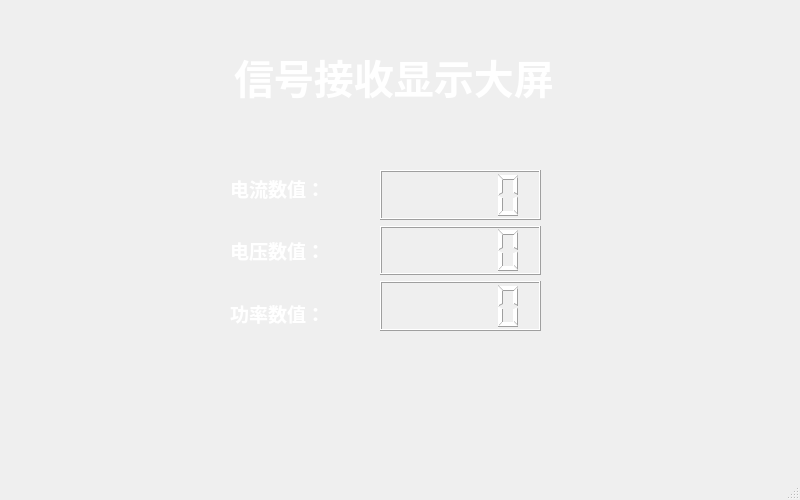
<?xml version="1.0" encoding="UTF-8"?>
<ui version="4.0">
 <class>MainWindow</class>
 <widget class="QMainWindow" name="MainWindow">
  <property name="geometry">
   <rect>
    <x>0</x>
    <y>0</y>
    <width>800</width>
    <height>500</height>
   </rect>
  </property>
  <property name="windowTitle">
   <string>MainWindow</string>
  </property>
  <widget class="QWidget" name="centralwidget">
   <widget class="QWidget" name="layoutWidget">
    <property name="geometry">
     <rect>
      <x>80</x>
      <y>50</y>
      <width>628</width>
      <height>52</height>
     </rect>
    </property>
    <layout class="QHBoxLayout" name="horizontalLayout_2">
     <item>
      <spacer name="horizontalSpacer">
       <property name="orientation">
        <enum>Qt::Horizontal</enum>
       </property>
       <property name="sizeHint" stdset="0">
        <size>
         <width>40</width>
         <height>20</height>
        </size>
       </property>
      </spacer>
     </item>
     <item>
      <widget class="QLabel" name="label">
       <property name="enabled">
        <bool>true</bool>
       </property>
       <property name="font">
        <font>
         <pointsize>30</pointsize>
         <weight>75</weight>
         <bold>true</bold>
        </font>
       </property>
       <property name="mouseTracking">
        <bool>false</bool>
       </property>
       <property name="styleSheet">
        <string notr="true">QLabel{color:rgb(255, 255, 255);}</string>
       </property>
       <property name="text">
        <string>信号接收显示大屏</string>
       </property>
      </widget>
     </item>
     <item>
      <spacer name="horizontalSpacer_2">
       <property name="orientation">
        <enum>Qt::Horizontal</enum>
       </property>
       <property name="sizeHint" stdset="0">
        <size>
         <width>40</width>
         <height>20</height>
        </size>
       </property>
      </spacer>
     </item>
    </layout>
   </widget>
   <widget class="QWidget" name="layoutWidget">
    <property name="geometry">
     <rect>
      <x>380</x>
      <y>170</y>
      <width>161</width>
      <height>161</height>
     </rect>
    </property>
    <layout class="QVBoxLayout" name="verticalLayout">
     <item>
      <widget class="QLCDNumber" name="lcdNumber">
       <property name="styleSheet">
        <string notr="true">QLCDNumber{
 color: rgb(255, 255, 255); 

}</string>
       </property>
       <property name="segmentStyle">
        <enum>QLCDNumber::Filled</enum>
       </property>
      </widget>
     </item>
     <item>
      <widget class="QLCDNumber" name="lcdNumber_2">
       <property name="styleSheet">
        <string notr="true">QLCDNumber{
 color: rgb(255, 255, 255); 

}</string>
       </property>
       <property name="segmentStyle">
        <enum>QLCDNumber::Filled</enum>
       </property>
      </widget>
     </item>
     <item>
      <widget class="QLCDNumber" name="lcdNumber_3">
       <property name="styleSheet">
        <string notr="true">QLCDNumber{
 color: rgb(255, 255, 255); 

}</string>
       </property>
       <property name="segmentStyle">
        <enum>QLCDNumber::Filled</enum>
       </property>
      </widget>
     </item>
    </layout>
   </widget>
   <widget class="QWidget" name="layoutWidget">
    <property name="geometry">
     <rect>
      <x>230</x>
      <y>160</y>
      <width>131</width>
      <height>181</height>
     </rect>
    </property>
    <layout class="QVBoxLayout" name="verticalLayout_2">
     <item>
      <widget class="QLabel" name="label_3">
       <property name="font">
        <font>
         <pointsize>14</pointsize>
         <weight>75</weight>
         <bold>true</bold>
        </font>
       </property>
       <property name="styleSheet">
        <string notr="true">QLabel{color:rgb(255, 255, 255);}</string>
       </property>
       <property name="text">
        <string>电流数值：</string>
       </property>
      </widget>
     </item>
     <item>
      <widget class="QLabel" name="label_2">
       <property name="font">
        <font>
         <pointsize>14</pointsize>
         <weight>75</weight>
         <bold>true</bold>
        </font>
       </property>
       <property name="styleSheet">
        <string notr="true">QLabel{color:rgb(255, 255, 255);}</string>
       </property>
       <property name="text">
        <string>电压数值：</string>
       </property>
      </widget>
     </item>
     <item>
      <widget class="QLabel" name="label_4">
       <property name="font">
        <font>
         <pointsize>14</pointsize>
         <weight>75</weight>
         <bold>true</bold>
        </font>
       </property>
       <property name="styleSheet">
        <string notr="true">QLabel{color:rgb(255, 255, 255);}</string>
       </property>
       <property name="text">
        <string>功率数值：</string>
       </property>
      </widget>
     </item>
    </layout>
   </widget>
  </widget>
  <widget class="QMenuBar" name="menubar">
   <property name="geometry">
    <rect>
     <x>0</x>
     <y>0</y>
     <width>800</width>
     <height>26</height>
    </rect>
   </property>
  </widget>
  <widget class="QStatusBar" name="statusbar"/>
 </widget>
 <resources/>
 <connections/>
</ui>
